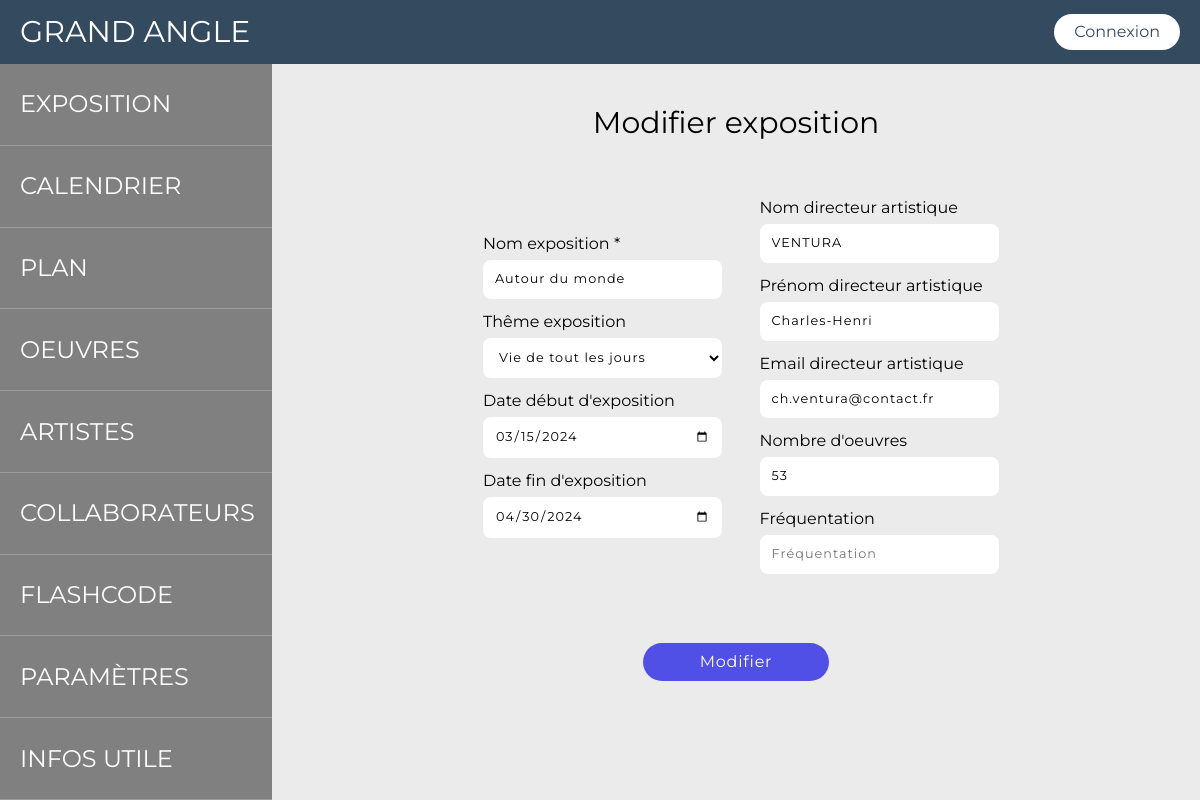
Page /admin/updating_expo.php?id_expo=1 on the committed database.
### tables this page shows
CREATE TABLE IF NOT EXISTS `exposition` (
  `id_expo` int NOT NULL AUTO_INCREMENT,
  `date_debut` date NOT NULL,
  `date_fin` date NOT NULL,
  `report_frequentation` int DEFAULT NULL,
  `nom_directeur_artistique` varchar(100) DEFAULT NULL,
  `prenom_directeur_artistique` varchar(100) DEFAULT NULL,
  `email_directeur_artistique` varchar(150) DEFAULT NULL,
  `nombre_oeuvres` int DEFAULT NULL,
  `nom_expo` varchar(100) NOT NULL,
  `id_theme` int NOT NULL,
  PRIMARY KEY (`id_expo`),
  KEY `id_theme` (`id_theme`)
);

CREATE TABLE IF NOT EXISTS `theme` (
  `id_theme` int NOT NULL AUTO_INCREMENT,
  `libelle_theme` varchar(50) NOT NULL,
  PRIMARY KEY (`id_theme`)
);

### admin/includes/components/form_update_expo.php (the view, shortened to what this page needs)
<?php
$themeExpo = $db->query("SELECT id_theme, libelle_theme FROM theme");
$libelle_theme = $themeExpo->fetchALL(PDO::FETCH_ASSOC);
$id_expo = $_GET["id_expo"];
$sql = "SELECT exposition.*, theme.libelle_theme
        FROM exposition
        LEFT JOIN theme ON exposition.id_theme = theme.id_theme
        WHERE exposition.id_expo = :id_expo";
try {
    $requete = $db->prepare($sql);
    $requete->bindParam(":id_expo", $id_expo, PDO::PARAM_INT);
    $requete->execute();
    $expo = $requete->fetch(PDO::FETCH_ASSOC);
} catch (PDOException $e) {
    echo 'Erreur lors de la récupération de l\'exposition : ' . $e->getMessage();
    exit;
}
?>
<form class="window_modal" method="POST">
    <div class="window_main">
        <div class="window_head">
            <h2 class="title_form">Modifier exposition</h2>
        </div>
        <div class="window_info_bloc">
            <div class="window_info_left">
                <div class="inp_nom_expo">
                    <label for="nom_expo" class="nom_expo">Nom exposition <span>*</span></label>
                    <input type="text" name="nom_expo" class="nom_expo" id="nom_expo" placeholder="Nom exposition" value="<?= $expo['nom_expo'] ?>">
                </div>
                <div class="inp_theme_expo">
                    <label for="theme_expo" class="theme_expo">Thême exposition</label>
                    <select name="theme_expo" id="theme_expo" class="theme_expo"> <?php foreach ($libelle_theme as $value) : ?>
                            <option value="<?= $value["id_theme"] ?>" <?= ($expo["id_theme"] == $value["id_theme"]) ? "selected" : "" ?>>
                                <?= $value["libelle_theme"] ?>
                            </option>
                        <?php endforeach; ?>
                    </select>
                </div>
                <div class="inp_date_debut_expo">
                    <label for="date_debut_expo" class="date_debut_expo">Date début d'exposition</label>
                    <input type="date" name="date_debut_expo" class="date_debut_expo" id="date_debut_expo" placeholder="Date début d'exposition" value="<?= $expo['date_debut'] ?>">
                </div>
                <div class="inp_date_fin_expo">
                    <label for="date_fin_expo" class="date_fin_expo">Date fin d'exposition</label>
                    <input type="date" name="date_fin_expo" class="date_fin_expo" id="date_fin_expo" placeholder="Date fin d'exposition" value="<?= $expo['date_fin'] ?>">
                </div>
            </div>
            <div class="window_info_right">
                <div class="inp_nom_directeur_art">
                    <label for="nom_directeur_art" class="nom_directeur_art">Nom directeur artistique</label>
                    <input type="text" name="nom_directeur_art" class="nom_directeur_art" id="nom_directeur_art" placeholder="Nom" value="<?= $expo['nom_directeur_artistique'] ?>">
                </div>
                <div class="inp_prenom_directeur_art">
                    <label for="prenom_directeur_art" class="prenom_directeur_art">Prénom directeur
                        artistique</label>
                    <input type="text" name="prenom_directeur_art" class="prenom_directeur_art" id="prenom_directeur_art" placeholder="Prénom" value="<?= $expo['prenom_directeur_artistique'] ?>">
                </div>
                <div class="inp_email_directeur_art">
                    <label for="email_directeur_art" class="email_directeur_art">Email directeur artistique</label>
                    <input type="email" name="email_directeur_art" class="email_directeur_art" id="email_directeur_art" placeholder="Email directeur artistique" value="<?= $expo['email_directeur_artistique'] ?>">
                </div>
                <div class="inp_nombre_oeuvres">
                    <label for="nombre_oeuvres" class="nombre_oeuvres">Nombre d'oeuvres</label>
                    <input type="number" name="nombre_oeuvres" class="nombre_oeuvres" id="nombre_oeuvres" placeholder="Nombre d'oeuvres" value="<?= $expo['nombre_oeuvres'] ?>">
                </div>
                <div class="inp_report_freq">
                    <label for="report_freq" class="report_freq">Fréquentation</label>
                    <input type="number" name="report_freq" class="report_freq" id="report_freq" placeholder="Fréquentation" value="<?= $expo['report_frequentation'] ?>">
                </div>
            </div>
        </div>
        <div class="get_mit window_footer">
            <div class="box_button"><button type="submit">Modifier</button></div>
        </div>
    </div>
    </div>

### admin/assets/css/style.css (style rules this page uses)
* { box-sizing: border-box; }
body { font-family: 'Montserrat', sans-serif; width: 100vw; height: 100vh; }
.title_form { text-align: center; margin: 30px 0; font-size: 30px; }
.window_modal { font-family: 'Montserrat', sans-serif; display: flex; width: 100%; height: 100%; flex-direction: column; background: rgb(235, 235, 235); }
.window_main { display: flex; flex-direction: column; width: 100%; height: 100%; }
.window_head { display: flex; justify-content: center; text-align: center; width: 100%; height: 16%; flex-direction: column; }
.window_head h2 { margin: 0; padding: 0; }
.window_info_bloc { font-family: 'Montserrat', sans-serif; display: flex; justify-content: center; align-items: center; width: 100%; height: max-content; margin-top: 2%; }
.window_info_left { font-family: 'Montserrat', sans-serif; display: flex; justify-content: center; align-items: flex-end; width: 100%; height: 100%; flex-direction: column; padding: 0 2% 0 5%; }
.window_info_right { display: flex; justify-content: center; align-items: flex-start; width: 100%; height: 100%; flex-direction: column; padding: 0 5% 0 2%; }
.window_footer { display: flex; flex-direction: row; justify-content: center; width: 100%; height: 20%; gap: 3%; }
.window_footer .box_button { display: flex; justify-content: center; align-items: center; width: 20%; height: 100%; }
.window_footer .box_button button { background-color: rgb(80, 80, 230); padding: 10px; width: 100%; color: white; cursor: pointer; border-radius: 24px; letter-spacing: 0.05em; font-size: 1rem; border: none; font-family: 'Montserrat', sans-serif; }
.window_info_bloc input, select { font-family: 'Montserrat', sans-serif; width: 100%; margin-bottom: 15px; background: rgb(255, 255, 255); padding: 5% 5%; border-radius: 24px; letter-spacing: 0.08em; font-size: 0.8rem; border: none; }
.inp_nom_expo, .inp_date_debut_expo, .inp_date_fin_expo, .inp_nom_directeur_art, .inp_prenom_directeur_art, .inp_email_directeur_art, .inp_nombre_oeuvres, .inp_report_freq, .inp_theme_expo, .inp_new_theme { display: flex; flex-direction: column; width: 60%; }
.nom_expo, .date_debut_expo, .date_fin_expo, .nom_directeur_art, .prenom_directeur_art, .email_directeur_art, .nombre_oeuvres, .report_freq, .theme_expo, .new_theme { margin-left: 5px; margin-bottom: 8px; }
.window_info_bloc input { font-family: 'Montserrat', sans-serif; width: 100%; margin-bottom: 15px; background: rgb(255, 255, 255); padding: 5% 5%; border-radius: 8px; letter-spacing: 0.08em; font-size: 0.8rem; border: none; }
.inp_poste select, .inp_role select, .inp_type_oeuvre select, .inp_theme_expo select { font-family: 'Montserrat', sans-serif; width: 100%; margin-bottom: 15px; background: rgb(255, 255, 255); padding: 5% 5%; border-radius: 8px; letter-spacing: 0.08em; font-size: 0.8rem; border: none; }

### rows in the picture
exposition: nom_expo "Autour du monde", theme_expo "Vie de tout les jours", date_debut_expo "03/15/2024", date_fin_expo "04/30/2024", nom_directeur_art "VENTURA", prenom_directeur_art "Charles-Henri", email_directeur_art "ch.ventura@contact.fr", nombre_oeuvres "53"
